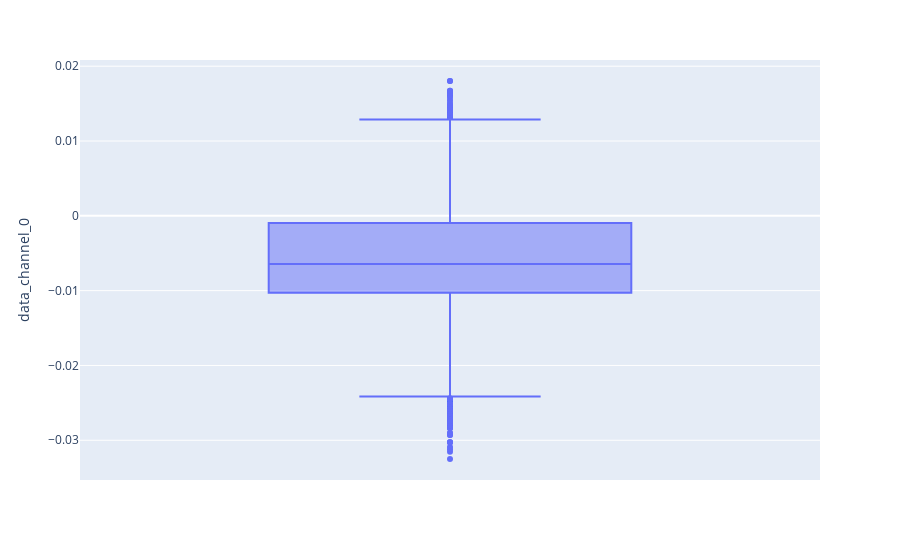

The notebook cell saved with this chart:
### Code cell
# Box (and Whisker) Plot 
import plotly.express as px
fig = px.box(data_frame=signal_df,
             y='data_channel_0',)
             #hover_data=[list of col names for outliers],
             #points=,
             #color='color_col',
             #hovertext=df['col_name']) 
#fig.write_html('first_figure.html', auto_open=True)
fig.show()

### Figure 1 — Plotly figure (JSON) as saved in the notebook; plotly's stock layout.template omitted (floating-point values rounded to 4 significant figures; data arrays with more than 128 entries replaced by an {"elided": "..."} marker saying what was removed)
{"data": [{"alignmentgroup": "True", "hovertemplate": "data_channel_0=%{y}<extra></extra>", "legendgroup": "", "marker": {"color": "#636efa"}, "name": "", "notched": false, "offsetgroup": "", "orientation": "v", "showlegend": false, "type": "box", "x0": " ", "xaxis": "x", "y": {"elided": "45628 float values"}, "y0": " ", "yaxis": "y"}], "layout": {"autosize": true, "boxmode": "group", "legend": {"tracegroupgap": 0}, "margin": {"t": 60}, "xaxis": {"anchor": "y", "autorange": true, "domain": [0, 1], "range": [-0.5, 0.5], "type": "category"}, "yaxis": {"anchor": "x", "autorange": true, "domain": [0, 1], "range": [-0.03531, 0.02083], "title": {"text": "data_channel_0"}, "type": "linear"}}}
